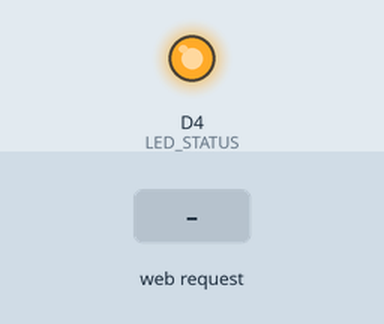
Simulated run of this program. Board: ESP8266 (NodeMCU). Parts: output pins drawn as LEDs (lit = HIGH). The inputs (shaded band) are chosen by the test bench. What the program prints to the serial monitor is not drawn.

Above: at 1.7 s.
1.8 s: HTTP request GET /on received
At 2.3 s:
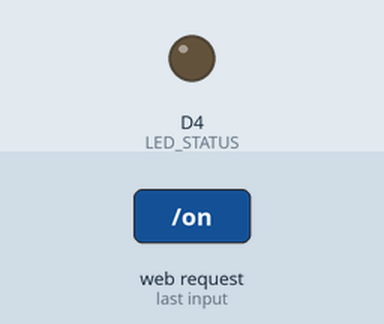
3.3 s: HTTP request GET /off received
At 4.6 s:
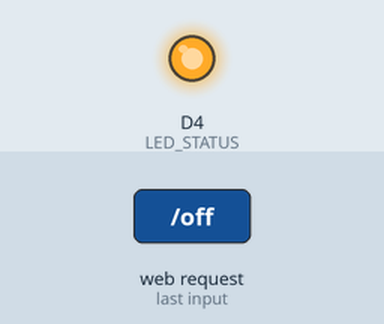
Timing chart, 0 to 6.3 s (numbered marks = the images above; inputs shaded):
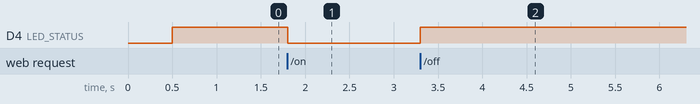

The program:

main.cpp
```cpp
#include <ESP8266WiFi.h>
#include <ESP8266WebServer.h>
#include <DNSServer.h>

ESP8266WebServer webServer(80);
DNSServer dnsServer;

const char *ssid_ap = "Demo_Esp8266";
const char *pass_ap = "12345678";
uint8_t max_connections = 8;

const byte DNS_PORT = 53;
int numOfDevices = 0;
int pre_numOfDevices = 0;

#define LED_STATUS      D4

#define CONFIG_AP_URL                 "demoesp8266.local"
#define WIFI_AP_IP                    IPAddress(192, 168, 4, 1)
#define WIFI_AP_Subnet                IPAddress(255, 255, 255, 0)

void on();
void off();
void mainpage();


//=========Biến chứa mã HTLM Website==//
const char MainPage[] PROGMEM = R"=====(
  <!DOCTYPE html>
  <html>
   <head>
       <title>HOME PAGE</title>
       <title>HOME PAGE</title>
       <style>
          body {text-align:center;}
          h1 {color:#003399;}
          a {text-decoration: none;color:#FFFFFF;}
          .bt_on {height:50px; width:100px; margin:10px 0;background-color:#FF6600;border-radius:5px;}
          .bt_off {height:50px; width:100px; margin:10px 0;background-color:#00FF00;border-radius:5px;}
       </style>
       <meta charset="UTF-8">
   </head>
   <body>
      <div class="centered">
      <h1>Web Local</h1>
        <button ><a href="/on">ON</a></button>
        <button ><a href="/off">OFF</a></button>
        </form>
      </div>

   </body>
  </html>
)=====";

//=========================================//
void setup() {
  Serial.begin(115200);
  delay(500);
  Serial.println("__Debug: Serial is connecting...");

  pinMode(LED_STATUS,OUTPUT);
  digitalWrite(LED_STATUS,HIGH);

  /* Access Point Mode */
  WiFi.disconnect();
  WiFi.mode(WIFI_AP);
  IPAddress myAPIP;
  WiFi.softAPConfig(WIFI_AP_IP, WIFI_AP_IP, WIFI_AP_Subnet);
  if (WiFi.softAP(ssid_ap, pass_ap,1,false,max_connections))
  {
    myAPIP = WiFi.softAPIP();
    Serial.println("__Debug: Access Point is Creadted");

    /* Set up DNS Server */
    dnsServer.setTTL(300); // Time-to-live 300s
    dnsServer.setErrorReplyCode(DNSReplyCode::ServerFailure); // Return code for non-accessible domains
    dnsServer.start(DNS_PORT, CONFIG_AP_URL, myAPIP);
    Serial.print ("__Debug: URL: ");
    Serial.println(CONFIG_AP_URL);
  }
  else
  {
    Serial.println("__Debug: Unable to Create Access Point");
  }

  webServer.on("/",mainpage);
  webServer.on("/on",on);
  webServer.on("/off",off);

  webServer.begin();

}
void loop() {
  dnsServer.processNextRequest();
  webServer.handleClient();

  numOfDevices = WiFi.softAPgetStationNum(); // Get the number of devices connected to the access point
  if (pre_numOfDevices != numOfDevices)
  {
    Serial.println("__Debug: Device connected!");
    Serial.println("__Debug: Number of connected devices: " + String(numOfDevices));
  }
  pre_numOfDevices = numOfDevices;
}

void on()
{
  digitalWrite(LED_STATUS, LOW);
  String s = FPSTR(MainPage);
  webServer.send(200,"text/html",s);
}

void off()
{
  digitalWrite(LED_STATUS, HIGH);
  String s = FPSTR(MainPage);
  webServer.send(200,"text/html",s);
}

void mainpage(){
  String s = FPSTR(MainPage);
  webServer.send(200,"text/html",s);
}
```

Measured:
- after the input at 1.8 s, D4 (LED_STATUS): HIGH → LOW at once
- after the input at 3.3 s, D4 (LED_STATUS): LOW → HIGH at once
